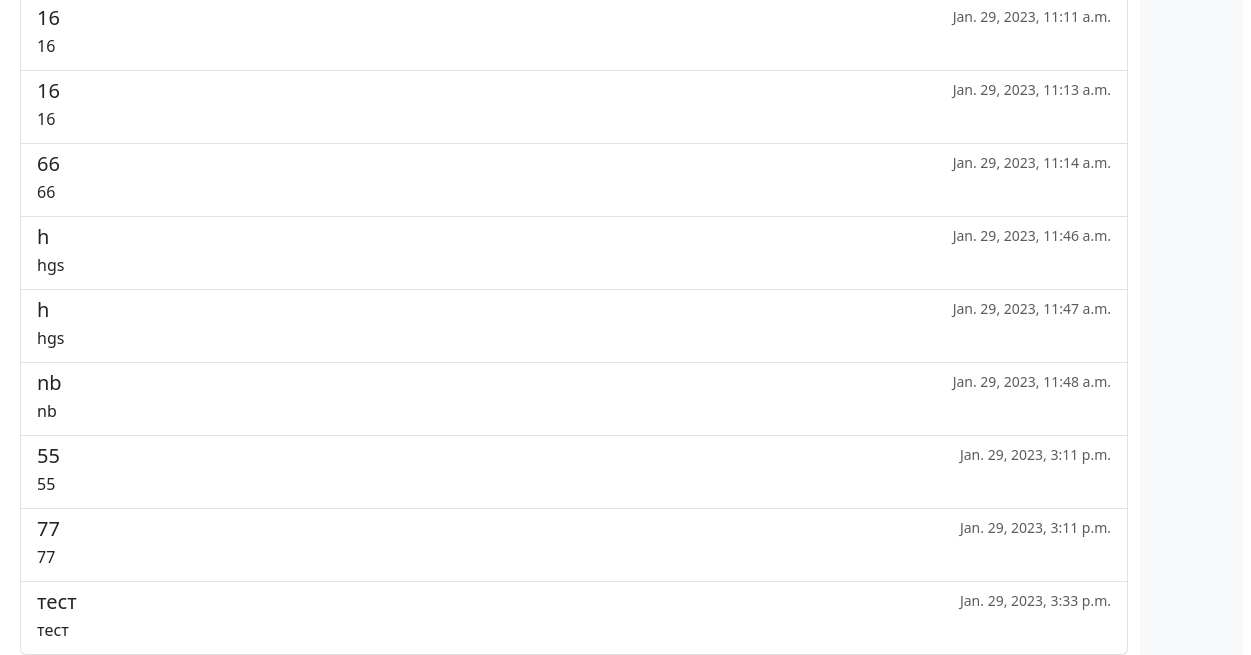
/subject/1 (signed in, lower part), run on an earlier commit of the app's database.
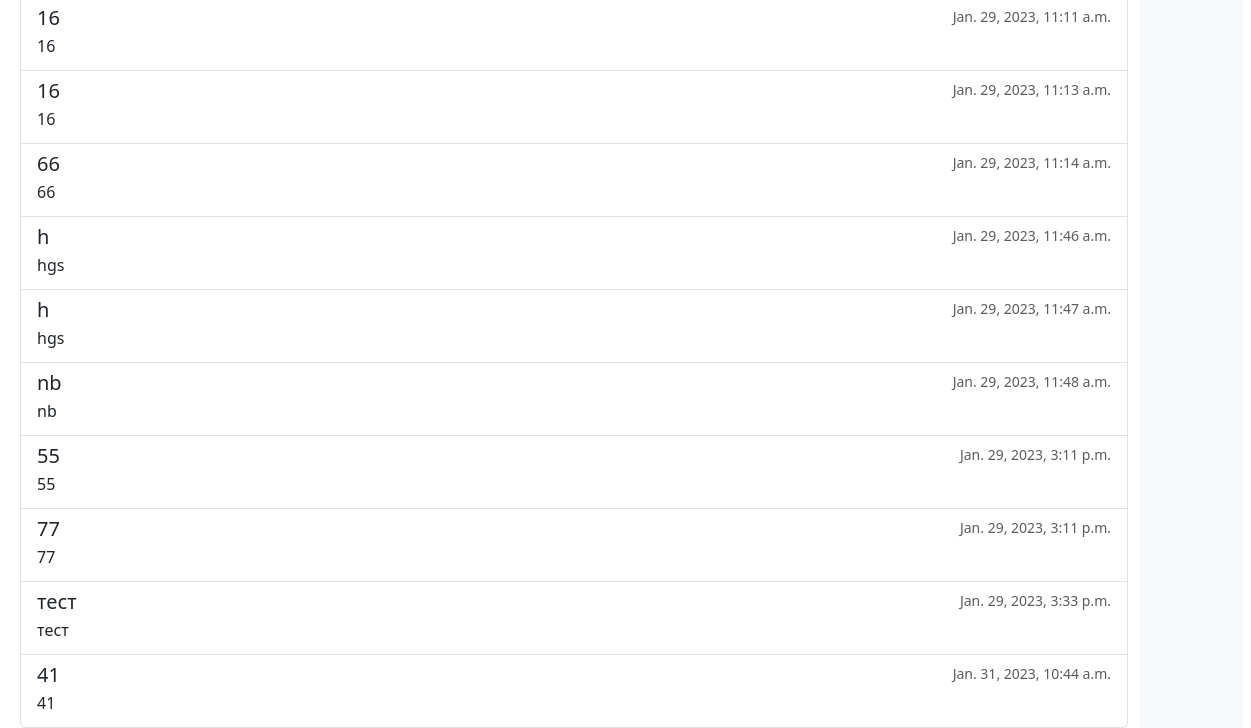
And on a later commit of the database.
### univ_app/models.py (models this page shows, shortened)
class Task(models.Model):
    title = models.CharField(max_length=200, default = '', blank = True) #this field is present in Test itself
    description = models.TextField(default = '', blank = True) #this field is present in Test itself
    subject = models.ForeignKey("Subject", blank = True, null = True, on_delete = models.SET_NULL)
    created_at = models.DateTimeField(auto_now_add = True, null = True, blank = True)
    created_by = models.ForeignKey("Teacher", blank = True, null = True, on_delete = models.SET_NULL)
    class Meta:
        abstract = True
    def get_type(self):
        return str(self.__class__.__name__)

class InfoTask(Task):
    file = models.FileField(upload_to = "uploads/info_tasks/", blank = True, null = True)

class CommonTask(Task):
    file = models.FileField(upload_to = "uploads/common_tasks/", blank = True, null = True)

class Test(Task):
    slug = models.SlugField(max_length = 120 , blank = True, null = True, unique = True)
    link = models.CharField(max_length=1000, default = '')
    image = models.ImageField(upload_to = "uploads/", blank = True , null=True, default = "test.png")

### univ_app/decorators.py (the view)
        def wrapper(request, *args, **kwargs):
            group = None
            if request.user.groups.exists():
                group = request.user.groups.all()[0].name
            if group in allowed_groups:
                return view_func(request, *args, **kwargs)
            else:
                return HttpResponse("У вас нет прав доступа к этой странице")

### univ_app/context_processors.py (called while the page is built)
def get_profile_picture_form(request):
    picture_form = PictureForm
    return {"picture_form": picture_form}

### univ_app/models.py (called while the page is built)
    @property
    def all_tasks(self):
        common_tasks = self.commontask_set.all()
        info_tasks = self.infotask_set.all()
        test_tasks = self.test_set.all()
        tasks = list(chain(common_tasks, info_tasks, test_tasks))
        tasks.sort(key = lambda task : task.created_at)
        return tasks

### univ_app/templatetags/user_tags.py (called while the page is built)
@register.filter(name='has_group')
def has_group(user, group_name):
    return user.groups.filter(name=group_name).exists()

### univ_app/views.py (called while the page is built)
@allowed_users(allowed_groups = ["teacher", "student"])
def ts_subject(request, subj_id):
    subject = Subject.objects.get(id = subj_id)
    tasks = subject.all_tasks
    ctx = {
    "subject":subject,
    "tasks":tasks,
    }
    return render(request,"mutual_views/ts_subject.html",ctx)

### templates/mutual_views/ts_subject.html (shortened to what this page needs)
{%extends "base.html"%}
{%load user_tags%}
{% block ts_subject %}
<div class="list-group">
  {%for task in tasks%}
  <a href="{%url 'ts_task' task.get_type task.id %}" class="list-group-item list-group-item-action flex-column align-items-start">
    <div class="d-flex w-100 justify-content-between">
      <h5 class="mb-1">{{task.title}} </h5>
      <small class="text-muted">{{task.created_at}}</small>
    </div>
    <p class="mb-1">{{task.description}}</p>
  </a>
  {%endfor%}
</div>
{% endblock %}

### templates/base.html (shortened to what this page needs)
{% load static %}
<!DOCTYPE html>
<html lang="en" dir="ltr">
<link href="https://cdn.jsdelivr.net/npm/bootstrap@5.3.0-alpha1/dist/css/bootstrap.min.css" rel="stylesheet">
<link rel="stylesheet" href="https://cdnjs.cloudflare.com/ajax/libs/font-awesome/4.7.0/css/font-awesome.min.css">
<link rel="stylesheet" href="{% static 'univ_app/css/base.css' %}">
  <head>
  </head>
  <body>
    <div class = "wrapper container-fluid d-flex flex-column">
      <div class="row p-2 vh-100  ">
        <div class="col-md-11">
          {% block ts_subject %}
          {% endblock %}
        </div>
        <div class="col col-md-1 p-2 bg-light flex-fill text-center justify-content-center">
        </div>
      </div>
    </div>
  </body>
</html>

### templates/include/sidebar.html (shortened to what this page needs)
{% load user_tags %}

### univ_app/static/univ_app/css/base.css (style rules this page uses)
body { background: white; }

### templates/base.html (style rules this page uses)
body { background-color:white; }

What changed in the data, as far as the page shows it:
added CommonTask: title "41", created_at "Jan. 31, 2023, 10:44 a.m.", description "41"
